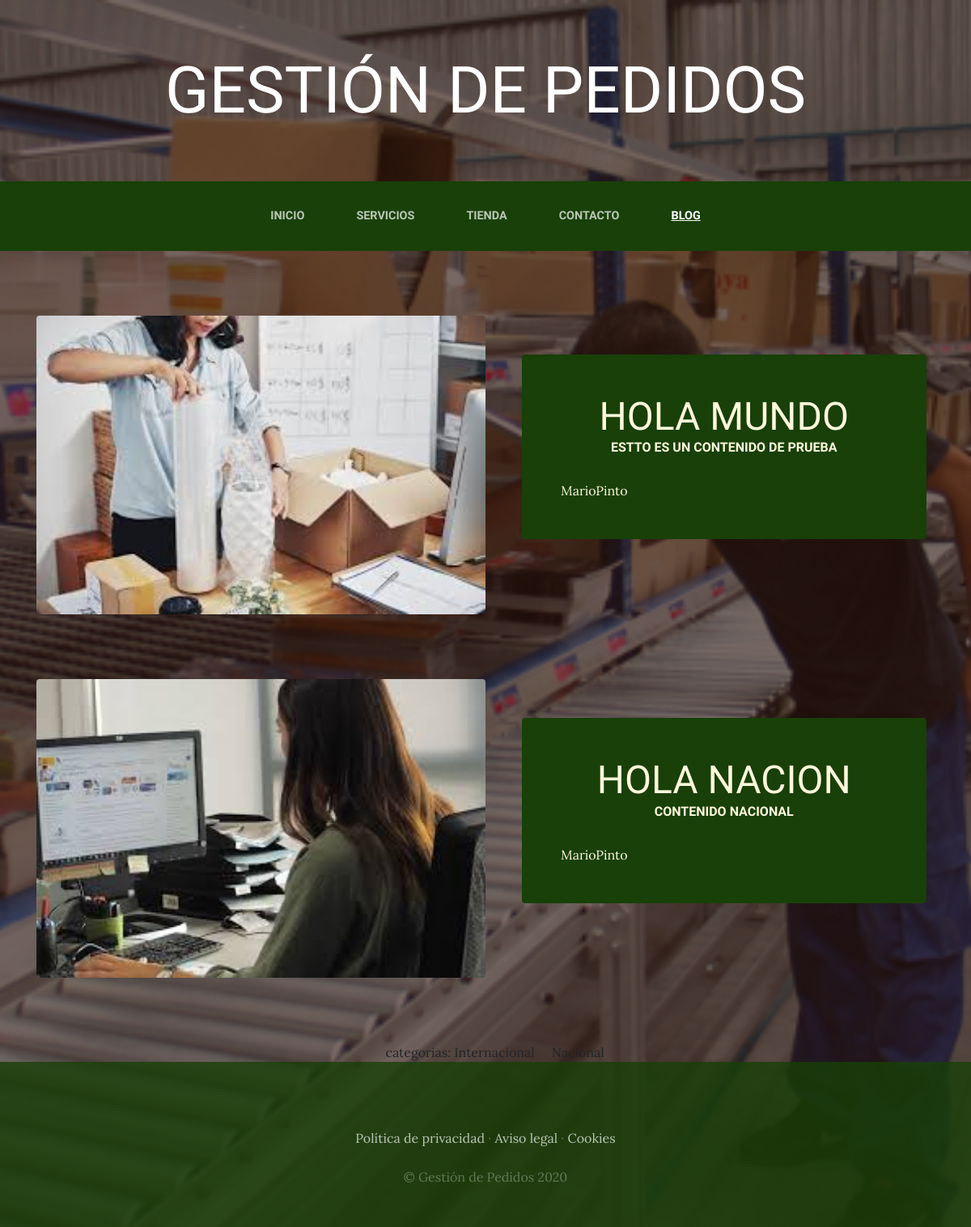
The page /Blog/ on the database its author committed.
### Blog/models.py (models this page shows, shortened)
class Post(models.Model):
    titulo=models.CharField(max_length=50)
    Contenido=models.CharField(max_length=50)
    imagen=models.ImageField(upload_to='blog', null=True, blank=True)
    autor=models.ForeignKey(User, on_delete=models.CASCADE)
    categorias=models.ManyToManyField(Categoria)
    created=models.DateTimeField(auto_now_add=True)
    updated=models.DateTimeField(auto_now_add=True)
    class Meta:
        verbose_name='Blog'
        verbose_name_plural='Blogs'

class Categoria(models.Model):
    nombre=models.CharField(max_length=50)
    created=models.DateTimeField(auto_now_add=True)
    updated=models.DateTimeField(auto_now_add=True)
    class Meta:
        verbose_name='categoria'
        verbose_name_plural='categorias'

### Blog/views.py (the view)
# urls.py: path('',Blog, name="Blog"),
def Blog(request):
    posts=Post.objects.all()
    return render(request,"Blog/blog.html",{"posts":posts})

### Blog/templates/Blog/blog.html
{% extends 'WebApp1/BASE.html' %}
{% load static %}
{% block content %}
   {% for post in posts  %}
   <section class="page-section clearfix">
      <div class="container">
        <div class="intro">
          <img class="intro-img img-fluid mb-3 mb-lg-0 rounded" src="{{post.imagen.url}}" alt="imagen {{post.titulo}}" style="width: 50%";>
          <div class="intro-text left-0 text-center bg-faded p-5 rounded" >
            <h2 class="section-heading mb-4" >
              <span class="section-heading-lower">{{post.titulo}}</span>
              <span class="section-heading-upper">{{post.Contenido}}</span>
            </h2>
            <div style="text-align: left;" style="font-size: 0.8em;">
              {{post.autor}}
            </div>
          </div>
        </div>
      </div>
    </section>
   {% endfor %}
   <section>
      <dir style="width: 75%; margin:auto; text-align:center">
        categorias:
        {% for post  in posts  %}
           {% for categoria  in post.categorias.all  %}
           {{categoria.nombre}} &nbsp;&nbsp;&nbsp;
           {% endfor %}
        {% endfor %}
      </dir>
   </section>
  {% endblock  %}

### WebApp1/static/WebApp1/css/gestion.css (style rules this page uses)
body { font-family: 'Lora'; background: linear-gradient(rgba(47, 23, 15, 0.65), rgba(47, 23, 15, 0.65)), url("../img/bg_main.jpg"); background-attachment: fixed; background-position: center; background-size: cover; }
h1, h2, h3, h4, h5, h6 { font-family: 'Raleway'; }
.page-section { margin-top: 5rem; margin-bottom: 5rem; }
.section-heading { text-transform: uppercase; }
.section-heading .section-heading-upper { display: block; font-size: 1rem; font-weight: 800; padding-bottom:.5rem; }
.section-heading .section-heading-lower { display: block; font-size: 3rem; font-weight: 100; }
.bg-faded { background-color: rgba(255, 255, 255, 0.85); }
.intro { position: relative; }
@media (min-width: 992px) { .intro .intro-img { width: 75%; float: left; } }
@media (min-width: 992px) { .intro .intro-text { left: 600; width: 60%; margin-top: 3rem; background-color: rgba(24, 64, 8); color: cornsilk; position: absolute; } }
@media (min-width: 1200px) { .intro .intro-text { width: 45%; } }

### rows shown on the page
Post: imagen (picture), titulo "HOLA MUNDO", Contenido "ESTTO ES UN CONTENIDO DE PRUEBA", autor "MarioPinto"
Post: imagen (picture), titulo "HOLA NACION", Contenido "CONTENIDO NACIONAL", autor "MarioPinto"
Categoria: nombre "Internacional"
Categoria: nombre "Nacional"
